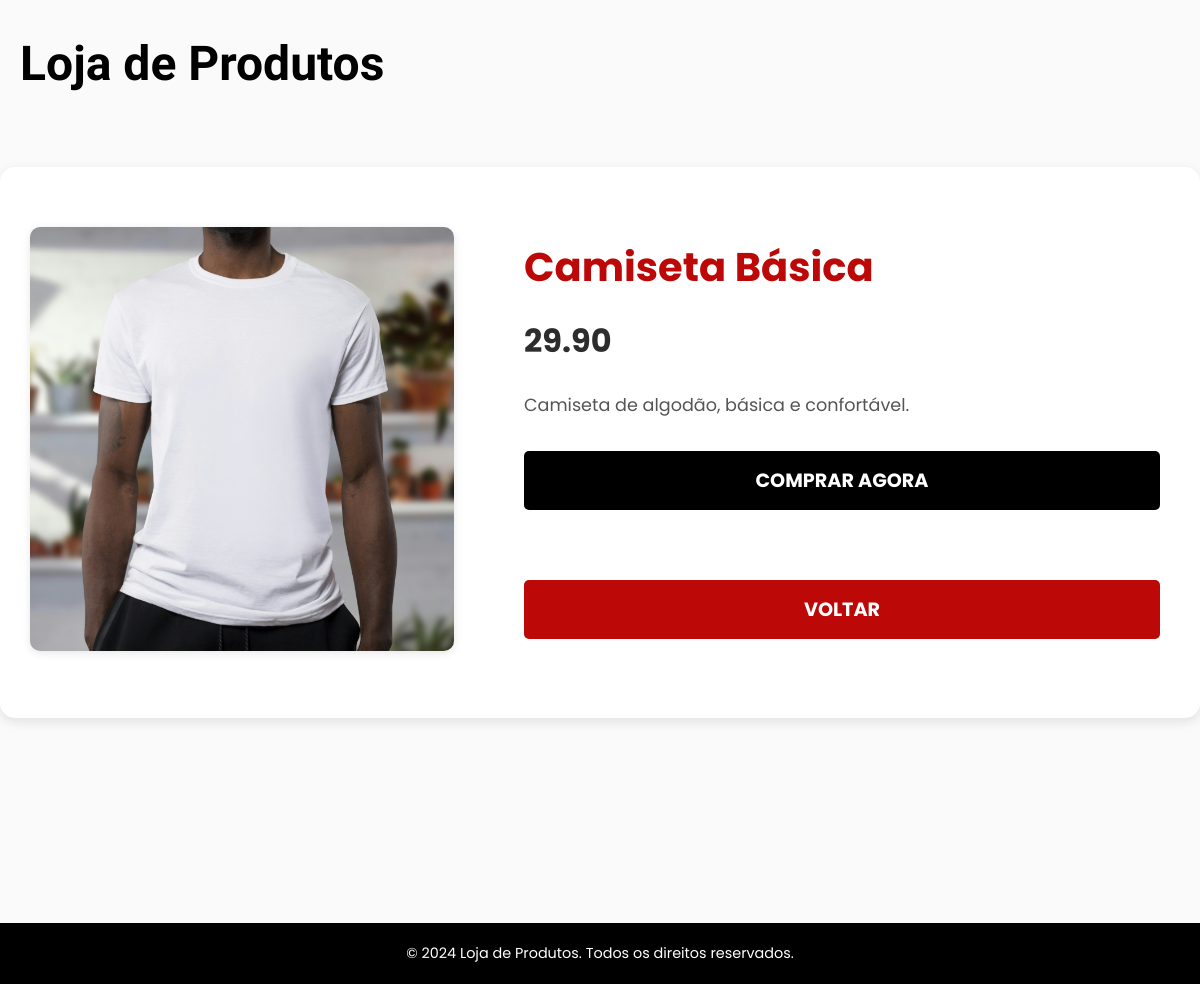
Page /produto.php?id=1 on the committed database.
### tables this page shows
CREATE TABLE IF NOT EXISTS `produtos` (
  `id` int(11) NOT NULL AUTO_INCREMENT,
  `nome` varchar(100) NOT NULL,
  `descricao` text DEFAULT NULL,
  `preco` decimal(10,2) NOT NULL,
  `estoque` int(11) NOT NULL,
  `categoria` varchar(50) NOT NULL,
  `tamanho` varchar(5) DEFAULT NULL,
  `cor` varchar(30) DEFAULT NULL,
  `marca` varchar(50) DEFAULT NULL,
  `imagem` varchar(100) DEFAULT NULL,
  PRIMARY KEY (`id`)
);

### php/funcoes.php (called while the page is built, shortened)
<?php
function listarId($conn, $tabela, $id) {
    $sql = "SELECT * FROM $tabela WHERE id=:id";
    $stmt = $conn->prepare($sql);
    $stmt->bindParam(':id', $id);
    $stmt->execute();
    return $stmt->fetch(PDO::FETCH_ASSOC);
}
?>

### produto.php (the view, shortened to what this page needs)
<?php
    include "backend/conexao.php";
    include "php/funcoes.php";
    $id = $_GET['id'];
    $produto = listarId($conn, 'produtos', $id);
?>
<!DOCTYPE html>
<html lang="pt-br">
<head>
    <link rel="stylesheet" href="css/produtos.css">
</head>
<body>
    <header>
        <h1>Loja de Produtos</h1>
    </header>
    <main class="product-detail-container">
            <div class="product-image">
                <img class="img" src="img/originais/<?php echo $produto['imagem']; ?>" alt="">
            </div>
            <div class="product-info">
                <h2><?php echo $produto['nome']; ?></h2>
                <p class="price"><?php echo $produto['preco']; ?></p>
                <p><?php echo $produto['descricao']; ?></p>
                <form action="carrinho.php" method="POST">
                    <button class="buy-button" type="submit" name="id_produto" value="<?php echo $produto['id']; ?>">Comprar Agora</button>
                </form>
                <br>
                <br>
                <a href="index.php"><button class="voltar-button">Voltar</button></a>
            </div>
    </main>
<br><br><br><br><br>
    <footer>
        <p>© 2024 Loja de Produtos. Todos os direitos reservados.</p>
    </footer>
</body>
</html>

### css/produtos.css (style rules this page uses)
* { box-sizing: border-box; font-family: 'Poppins', sans-serif; margin: 0; padding: 0; }
:root { --fonte-principal: 'Poppins', sans-serif; --cor-principal: #000000; --cor-secundaria: #2e2d2d; --cor-terciaria: #bd0808; --cor-branca: white; --peso-fonte-normal: 400; --peso-fonte-negrito: 700; }
body { background-color: rgba(243, 243, 243, 0.385); font-family: var(--fonte-principal); }
header { display: flex; justify-content: space-between; align-items: center; padding: 35px 20px; max-width: 1200px; margin: 0 auto; }
header h1 { font-family: 'Luckiest Guy', cursive; font-size: 3rem; color: var(--cor-principal); }
.product-detail-container { display: flex; flex-wrap: wrap; justify-content: space-between; align-items: flex-start; padding: 50px 20px; max-width: 1200px; margin: 40px auto; background-color: var(--cor-branca); border-radius: 15px; box-shadow: 0 4px 12px rgba(0, 0, 0, 0.1); gap: 40px; }
.product-image { flex: 1; max-width: 500px; padding: 10px; }
.product-image img { width: 100%; height: auto; border-radius: 10px; box-shadow: 0 2px 8px rgba(0, 0, 0, 0.1); transition: transform 0.3s ease-in-out; }
.product-info { flex: 1.5; padding: 20px; }
.product-info h2 { font-size: 2.5rem; font-weight: var(--peso-fonte-negrito); color: var(--cor-terciaria); margin-bottom: 15px; }
.product-info .price { font-size: 2rem; color: var(--cor-secundaria); margin-bottom: 20px; font-weight: var(--peso-fonte-negrito); }
.product-info p { font-size: 1.1rem; color: #555; margin-bottom: 30px; line-height: 1.8; }
.buy-button, .voltar-button { display: inline-block; background-color: var(--cor-principal); color: var(--cor-branca); padding: 15px 30px; font-size: 1.2rem; font-weight: var(--peso-fonte-negrito); border: none; border-radius: 5px; cursor: pointer; text-align: center; transition: background-color 0.3s ease, transform 0.3s ease; width: 100%; text-transform: uppercase; }
.voltar-button { background-color: var(--cor-terciaria); margin-top: 20px; }
footer { text-align: center; background-color: var(--cor-principal); color: var(--cor-branca); padding: 20px 0; margin-top: 40px; }
footer p { font-size: 0.9rem; }

### rows in the picture
produtos: imagem (picture), nome "Camiseta Básica", preco "29.90", descricao "Camiseta de algodão, básica e confortável."
